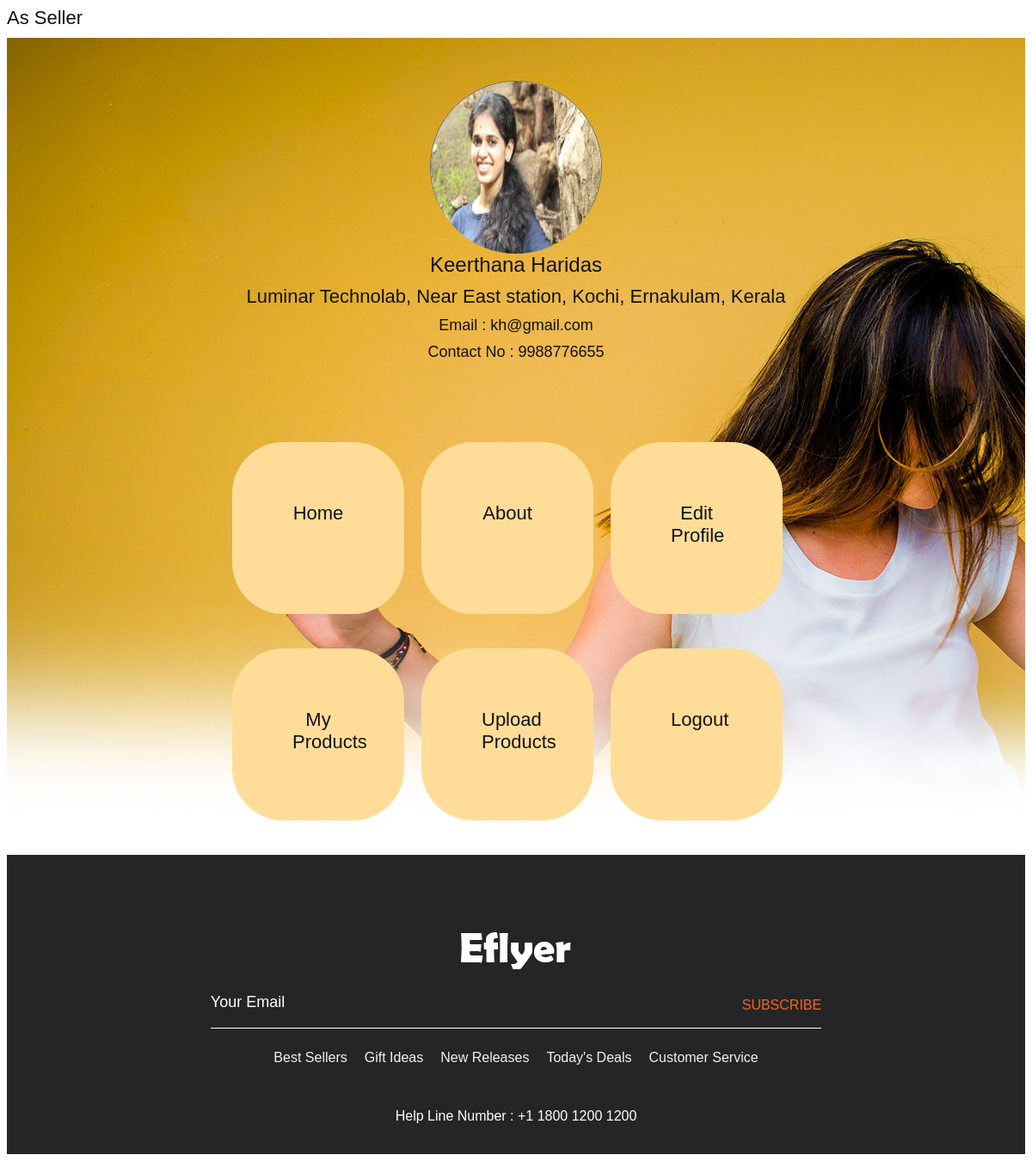
The app's page /ecom_app/e-com-1-profile-page/ (signed in) with its own data.
### ecom_app/models.py (models this page shows, shortened)
class ecom_seller_register_datatable(models.Model):
    fname=models.CharField(max_length=30)
    lname=models.CharField(max_length=20)
    uname=models.CharField(max_length=20)
    email=models.EmailField()
    phone=models.IntegerField()
    gender=models.CharField(max_length=10)
    address=models.CharField(max_length=100)
    pw=models.CharField(max_length=15)
    imgfile =models.ImageField(upload_to='ecom_app/static')

### ecom_app/views.py (the view)
# urls.py: path('e-com-1-profile-page/',profile_page),
def profile_page(request):
    try:
        id = request.session['seller_id']
        r = ecom_seller_register_datatable.objects.get(id=id)
        print('login seller :', r.uname)
        imgfile = str(r.imgfile).split('/')[-1]
        print(imgfile)
        return render(request,'profile-page.html',{'seller_profile':r,'imgfile':imgfile})
    except:
        return redirect(my_ecom_login_seller)

### ecom_app/templates/profile-page.html (shortened to what this page needs)
<!DOCTYPE html>
<html lang="en">
{% load static %}
<head>
      <link rel="stylesheet" type="text/css" href="{% static 'css/style.css' %}">
</head>
<body>
		<h2>As Seller</h2>
		<div class="page">
					<div class="page-1-1">
							<div class="profile-img">
								<img src="/static/{{imgfile}}">
							</div>
							<div>
								<h1>{{seller_profile.fname}} {{seller_profile.lname}}</h1>
								<h2>{{seller_profile.address}}</h2>
								<h3>Email      : {{seller_profile.email}}</h3>
								<h3>Contact No : {{seller_profile.phone}}</h3>
							</div>
					</div>
					<div class="page-2-1">
						<div class="card-group flex">
							<a href="http://127.0.0.1:8000/ecom_app/e-commerce-1-index-page/" style="text-decoration-line:none;color:black;">
							<div class="card card-1">
									<h2>Home</h2>
							</div>
							</a>
							<a href="#" style="text-decoration-line:none;color:black;">
							<div class="card card-2">
								<h2>About</h2>
							</div>
							</a>
							<a href="http://127.0.0.1:8000/ecom_app/e-com-1-edit-seller-register-data/{{seller_profile.id}}" style="text-decoration-line:none;color:black;">
							<div class="card card-3">
								<h2>Edit Profile</h2>
							</div>
							</a>
						</div>
						<div class="card-group flex">
							<a href="http://127.0.0.1:8000/ecom_app/e-com-1-products-display-page/{{seller_profile.id}}" style="text-decoration-line:none;color:black;">
							<div class="card card-1">
								<h2>My Products</h2>
							</div>
							</a>
							<a href="http://127.0.0.1:8000/ecom_app/e-com-1-upload-seller-products-details/{{seller_profile.id}}" style="text-decoration-line:none;color:black;">
							<div class="card card-2">
								<h2>Upload Products</h2>
							</div>
							</a>
							<a href="http://127.0.0.1:8000/ecom_app/e-com-1-eflyer--profile-page-seller-logout/" style="text-decoration-line:none;color:black;">
							<div class="card card-3">
								<h2>Logout</h2>
							</div>
							</a>
						</div>
					</div>
		</div>
      <div class="footer_section layout_padding">
         <div class="container">
            <div class="footer_logo"><a href="http://127.0.0.1:8000/ecom_app/e-commerce-1-index-page/"><img src="{% static 'images/footer-logo.png' %}"></a></div>
            <div class="input_bt">
               <input type="text" class="mail_bt" placeholder="Your Email" name="Your Email">
               <span class="subscribe_bt" id="basic-addon2"><a href="#">Subscribe</a></span>
            </div>
            <div class="footer_menu">
               <ul>
                  <li><a href="#">Best Sellers</a></li>
                  <li><a href="#">Gift Ideas</a></li>
                  <li><a href="#">New Releases</a></li>
                  <li><a href="#">Today's Deals</a></li>
                  <li><a href="#">Customer Service</a></li>
               </ul>
            </div>
            <div class="location_main">Help Line  Number : <a href="#">+1 1800 1200 1200</a></div>
         </div>
      </div>
</body>
</html>

### ecom_app/static/css/style.css (style rules this page uses)
* { box-sizing: border-box !important; transition: ease all 0.5s; }
html { scroll-behavior: smooth; overflow-x: hidden; }
body { color: #666666; font-size: 14px; line-height: 1.80857; font-weight: normal; overflow-x: hidden; font-family: 'Poppins', sans-serif; }
a { color: #1f1f1f; text-decoration: none !important; outline: none !important; -webkit-transition: all .3s ease-in-out; -moz-transition: all .3s ease-in-out; -ms-transition: all .3s ease-in-out; -o-transition: all .3s ease-in-out; transition: all .3s ease-in-out; }
h1, h2, h3, h4, h5, h6 { letter-spacing: 0; font-weight: normal; position: relative; padding: 0 0 10px 0; font-weight: normal; line-height: normal; color: #111111; margin: 0 }
h1 { font-size: 24px }
h2 { font-size: 22px }
h3 { font-size: 18px }
*, *::after, *::before { -webkit-box-sizing: border-box; -moz-box-sizing: border-box; box-sizing: border-box; }
ul, li, ol { margin: 0px; padding: 0px; list-style: none; }
a { color: #222222; text-decoration: none; outline: none !important; }
a, .btn { text-decoration: none !important; outline: none !important; -webkit-transition: all .3s ease-in-out; -moz-transition: all .3s ease-in-out; -ms-transition: all .3s ease-in-out; -o-transition: all .3s ease-in-out; transition: all .3s ease-in-out; }
img { max-width: 100%; height: auto; }
.layout_padding { padding-top: 90px; padding-bottom: 0px; }
.footer_section { width: 100%; float: left; background-color: #252525; height: auto; }
.footer_logo { width: 100%; text-align: center; }
.input_bt { width: 60%; margin: 0 auto; text-align: center; display: flex; border-bottom: 1px solid #ffffff !important; }
.mail_bt { width: 100%; float: left; font-size: 18px; color: #fff; background-color: transparent; padding: 5px 0px 5px 0px; height: 60px; border: 0px; }
input.mail_bt::placeholder { color: #fff; }
.subscribe_bt { width: 30%; float: right; font-size: 16px; color: #f26522; background-color: transparent; padding: 20px 0px 5px 0px; border-radius: 30px; border: 0px; text-transform: uppercase; text-align: right; }
.subscribe_bt a { color: #f26522; }
.footer_menu { width: 100%; margin: 0 auto; text-align: center; }
.footer_menu ul { margin: 0px; padding: 0px; display: inline-block; }
.footer_menu li { float: left; font-size: 16px; color: #f1f1f1; padding: 20px 10px 0px 10px; }
.footer_menu li a { color: #f1f1f1; }
.location_main { width: 100%; margin: 0 auto; padding-top: 30px; text-align: center; }
.location_main { float: left; font-size: 16px; color: #ffffff; padding: 30px 30px 30px 30px; }
.location_main a { color: #ffffff; }

### ecom_app/templates/profile-page.html (style rules this page uses)
.flex { display:flex; }
.page-1-1 { margin-left:auto;margin-right:auto; width:90%; height:450px; text-align:center; padding:50px;  }
.profile-img { margin-left:auto;margin-right:auto; width:200px;height:200px; background-color:white; border:1px solid; border-radius:50%; }
.profile-img img { margin-left:auto;margin-right:auto; width:200px;height:200px; border-radius:50%; }
.page-2-1 { margin-left:auto;margin-right:auto; width:700px;height:500px; }
.card-group { padding:10px; }
.card { background-color: #ffdd99; width:200px;height:200px; border:0px solid; border-radius:60px; padding:20px; margin:10px; text-align:center; }
.card h2 { padding:50px; }
.page { background:url('/static/images/banner-bg.png'); }

### records on screen
ecom_seller_register_datatable: fname "Keerthana", lname "Haridas", address "Luminar Technolab, Near East station, Kochi, Ernakulam, Kerala", email "kh@gmail.com", phone "9988776655"
